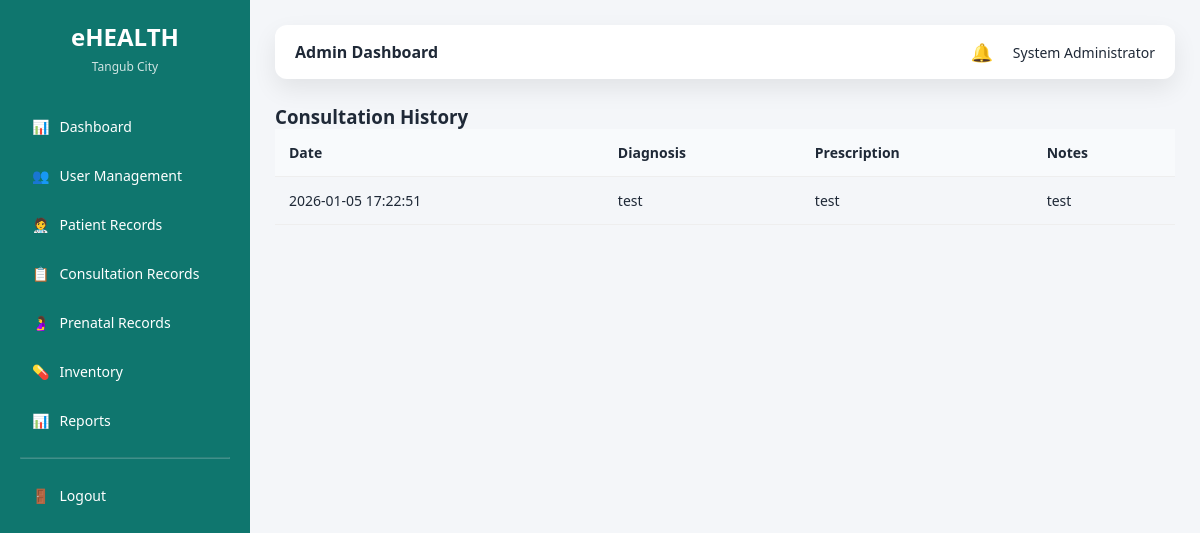
Screenshot of /doctor/consultation_history.php (signed in) with the database file from the repository.
### tables this page shows
CREATE TABLE `consultations` (
  `consultation_id` int(11) NOT NULL,
  `appointment_id` int(11) NOT NULL,
  `doctor_id` int(11) NOT NULL,
  `patient_id` int(11) NOT NULL,
  `symptoms` text DEFAULT NULL,
  `diagnosis` text DEFAULT NULL,
  `prescription` text DEFAULT NULL,
  `notes` text DEFAULT NULL,
  `created_at` timestamp NOT NULL DEFAULT current_timestamp()
);

### doctor/consultation_history.php (the view, shortened to what this page needs)
<?php
require_once "../config/database.php";
$patient_id = intval($_GET['patient_id']);
$history = mysqli_query(
    $conn,
    "SELECT diagnosis, prescription, notes, created_at
     FROM consultations
     WHERE patient_id = $patient_id
     ORDER BY created_at DESC"
);
?>
<!DOCTYPE html>
<html>
<head>
    <link rel="stylesheet" href="../assets/css/ui.css">
</head>
<body>
<div class="layout">
<?php require_once "../layouts/sidebar.php"; ?>
<main class="main">
<?php require_once "../layouts/topbar.php"; ?>
<h3>Consultation History</h3>
<table>
<tr>
    <th>Date</th>
    <th>Diagnosis</th>
    <th>Prescription</th>
    <th>Notes</th>
</tr>
<?php while ($row = mysqli_fetch_assoc($history)): ?>
<tr>
    <td><?= $row['created_at'] ?></td>
    <td><?= nl2br($row['diagnosis']) ?></td>
    <td><?= nl2br($row['prescription']) ?></td>
    <td><?= nl2br($row['notes']) ?></td>
</tr>
<?php endwhile; ?>
</table>
</main>
</div>
</body>
</html>

### assets/css/ui.css (style rules this page uses)
:root { --primary: #0f766e; --primary-dark: #115e59; --background: #f4f6f9; --card-bg: #ffffff; --text-dark: #1f2937; --accent: #f59e0b; --danger: #dc2626; --success: #16a34a; --shadow: 0 10px 25px rgba(0,0,0,0.08); }
* { margin: 0; padding: 0; box-sizing: border-box; font-family: "Segoe UI", Tahoma, sans-serif; }
body { background: var(--background); color: var(--text-dark); }
.layout { display: flex; min-height: 100vh; }
.main { flex: 1; padding: 25px; background: var(--background); overflow-y: auto; }
table { width: 100%; border-collapse: collapse; }
table th, table td { padding: 14px; border-bottom: 1px solid #eee; text-align: left; font-size: 14px; }
table th { background: #f8fafc; font-weight: 600; }

### rows the page displays
consultations: created_at "2026-01-05 17:22:51", diagnosis "test", prescription "test", notes "test"

### other values shown
$role "Admin"
$full_name "System Administrator"
